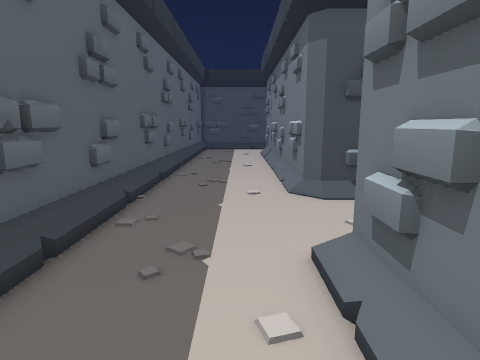
View 1 (above)

16 first-person views from a walk through a Godot game level. The camera is 1.2 m above the floor, tilts 10° down and sees 75° across. The floor is counted in squares, 0.5 m on a side. Each view is taken from the middle of a square. On the plan, view 1 faces up. The plan holds only what a view shows up to about 19 squares ahead; the rest is blank. The place goes on beyond the plan.

View 2
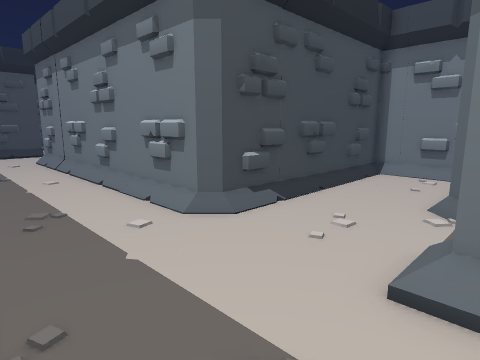

View 3
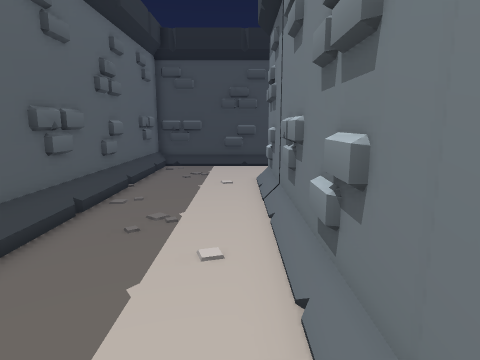

View 4
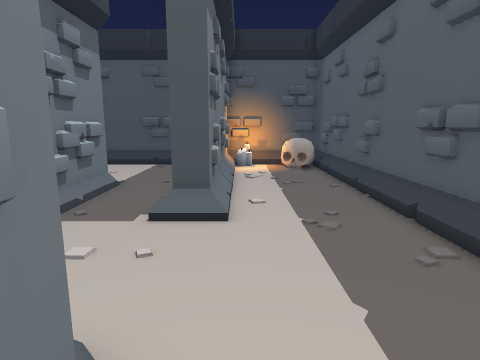

View 5
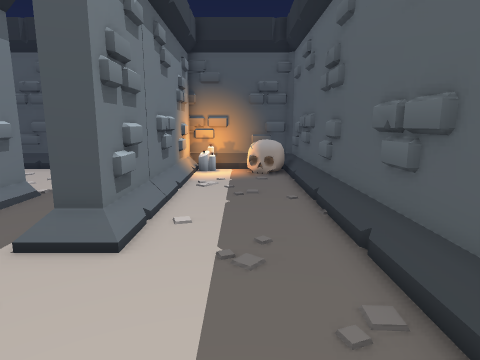

View 6
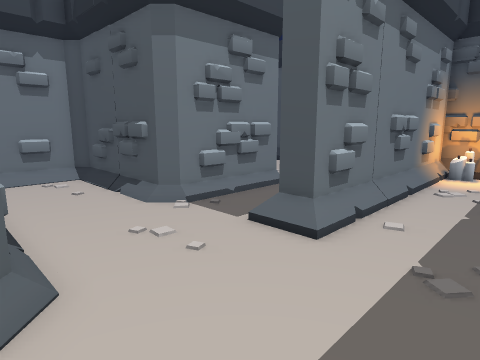

View 7
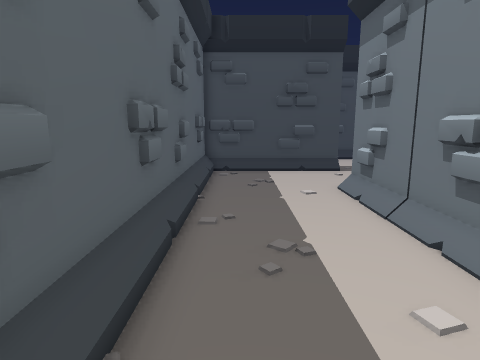

View 8
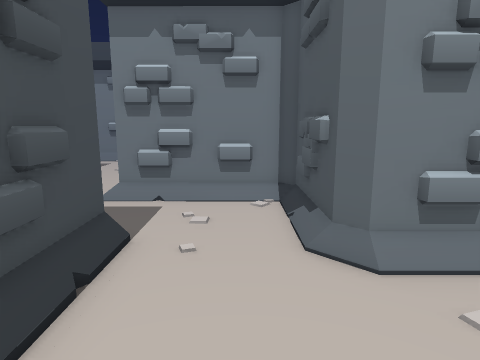

View 9
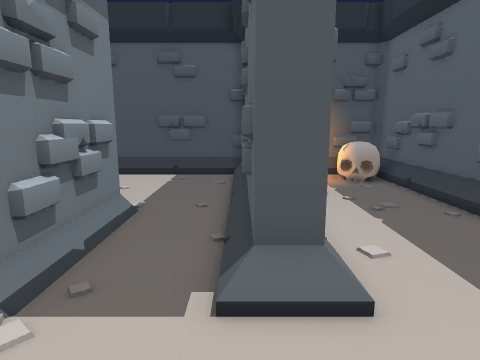

View 10
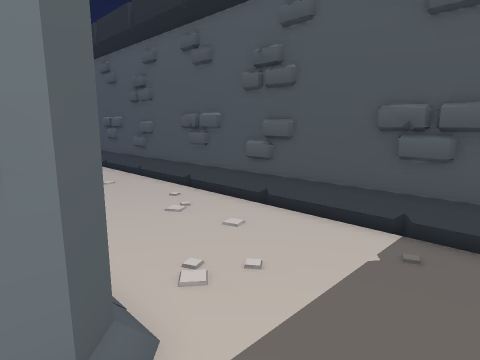

View 11
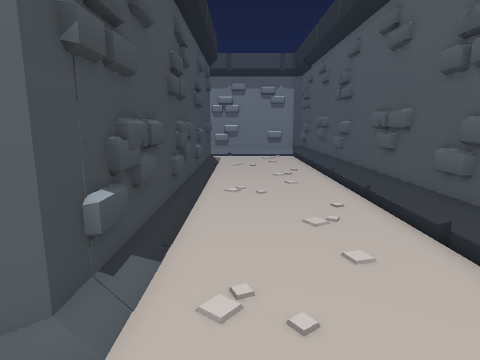

View 12
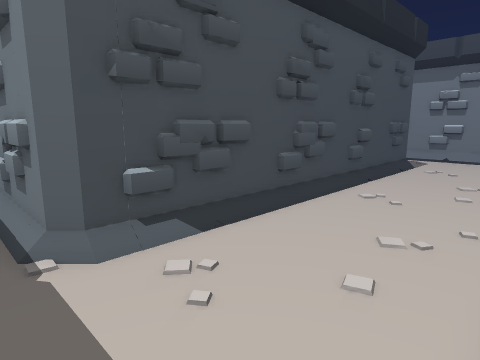

View 13
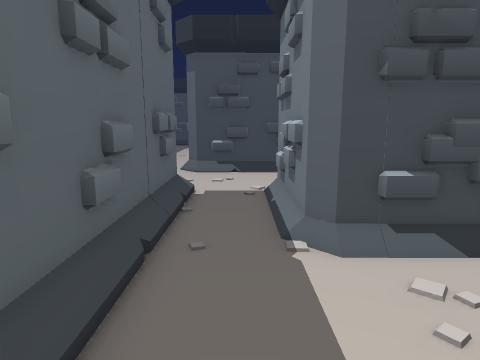

View 14
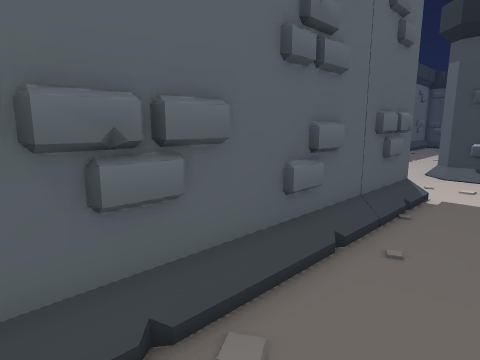

View 15
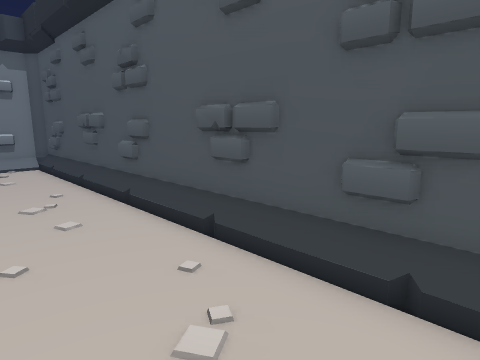

View 16
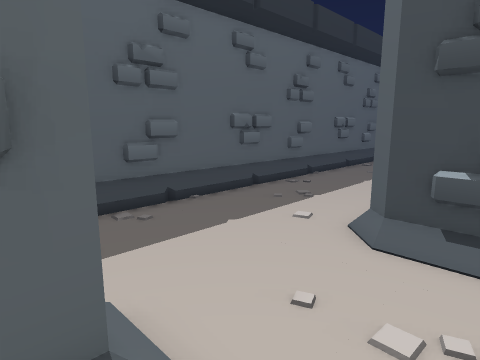

### Floor plan
Key: @ floor where view 1 was taken; # wall or solid block; . floor; / step, stairs or slope; = window, fence, low wall or low ledge; S skull.
Columns run from 4 left of view 1 to 24 right of it. Each row starts with its distance up from view 1.
 32 ########...#
 31 #..........#
 30 #..........#
 29 #..........#
 28 #..........#
 27 #.....######
 26 #.....#
 25 #.....#
 24 #.....#
 23 #.....#
 22 #.....#
 21 #.....#
 20 #.....#
 19 #.....#
 18 #.....#
 17 #.....#
 16 #.....#
 15 #.....#
 14 #.....#
 13 #.....#
 12 #.....#
 11 #.....######
 10 #......###########
  9 #................#
  8 #................#
  7 #................#
  6 #..........#######
  5 #.....//..##
  4 #.....##..#
  3 #.....##..#
  2 #.....##..#
  1 #.....##..#
  0 #...@.##..###################
 -1 #.....##.....................
 -2 #.....##.....................
 -3 #.....##.....................
 -4 #SS...##.....................
 -5 #SSS..##.....................
 -6 #    =##/////////////////////
 -7 #####  ######################

Positions as (right, up) in squares from view 1, and headings:
1: (0, 0), facing up
2: (-3, 4), facing up-right
3: (1, 13), facing up
4: (1, 13), facing down
5: (-1, 11), facing down
6: (-2, 11), facing down-right
7: (-2, 15), facing up
8: (-3, 29), facing right
9: (3, 9), facing down
10: (4, 1), facing down-right
11: (4, -2), facing right
12: (5, -6), facing up-right
13: (5, -6), facing up
14: (6, -6), facing up-left
15: (9, -2), facing down-right
16: (5, 4), facing up-left
